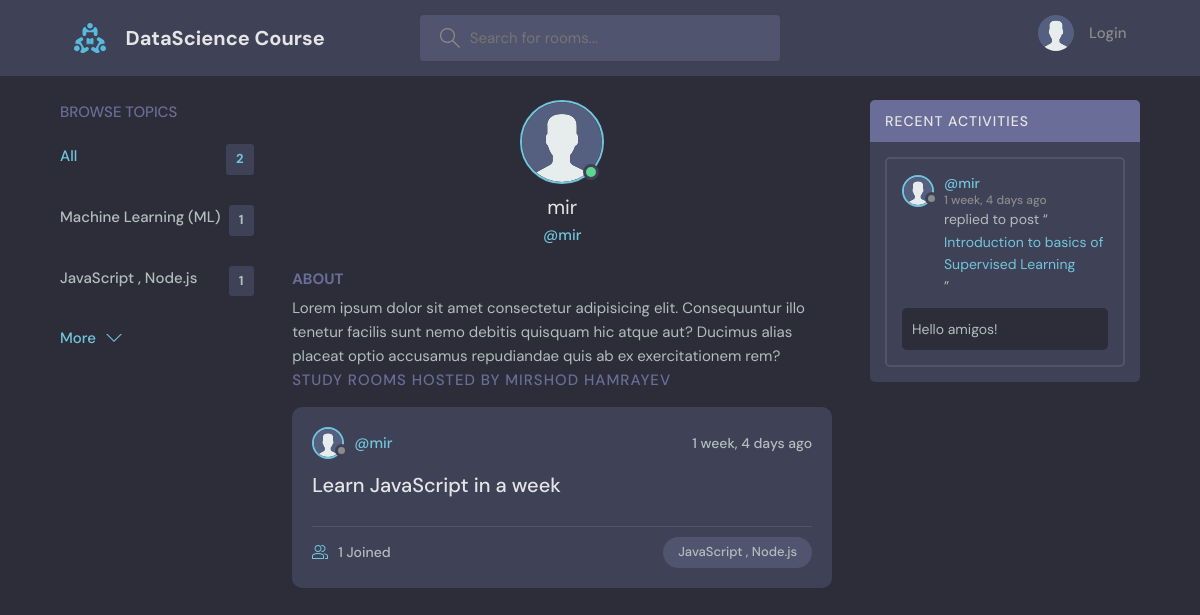
Screenshot of /profile/3/ with the database file from the repository.
### base/models.py (models this page shows, shortened)
class Topic(models.Model):
    name = models.CharField(max_length=200)

class User(AbstractUser):
    name = models.CharField(max_length=200,null=True,)
    email = models.EmailField(unique=True, max_length=200,null=True)
    bio = models.TextField(null=True)
    avatar = models.ImageField(null=True, default="avatar.svg")
    USERNAME_FIELD = 'email'
    REQUIRED_FIELDS = []

class Room(models.Model):
    host = models.ForeignKey(User,on_delete=models.SET_NULL,null=True)
    topic = models.ForeignKey(Topic,on_delete=models.SET_NULL,null=True)
    name = models.CharField(max_length=1000)
    description = models.TextField(null=True,blank=True)
    participants = models.ManyToManyField(User,related_name='participants',blank=True)
    updated = models.DateTimeField(auto_now=True)
    created = models.DateTimeField(auto_now_add=True)
    def __str__(self) -> str:
        return self.name
    class Meta:
        ordering = ['-updated','-created']

class Message(models.Model):
    user = models.ForeignKey(User, on_delete=CASCADE)
    room = models.ForeignKey(Room,on_delete=CASCADE)
    body = models.TextField()
    updated = models.DateTimeField(auto_now=True)
    created = models.DateTimeField(auto_now_add=True)
    class Meta:
        ordering = ['-updated','-created']

### base/views.py (the view)
# urls.py: path('profile/<str:pk>/',views.userProfile,name="user-profile"),
def userProfile(request,pk):
    user = User.objects.get(id=pk)
    rooms = user.room_set.all()
    room_messages = user.message_set.all()
    topics = Topic.objects.all()
    context ={'user':user,'rooms':rooms,'room_messages':room_messages,
              'topics':topics}
    return render(request,'base/profile.html',context)

### base/templates/base/profile.html (shortened to what this page needs)
{%extends 'main.html'%}
{% block content %}
  <main class="profile-page layout layout--3">
    <div class="container">
      {%include 'base/topics_components.html' %}
      <div class="roomList">
        <div class="#">
          <div class="profile__avatar">
            <div class="avatar avatar--large active">
              <img src="{{user.avatar.url}}" />
            </div>
          </div>
          <div class="profile__info">
            <h3>{{user.username}}</h3>
            <p>@{{user.username}}</p>
          </div>
          <div class="profile__about">
            <h3>About</h3>
            <p>
              Lorem ipsum dolor sit amet consectetur adipisicing elit. Consequuntur illo tenetur
              facilis sunt nemo debitis quisquam hic atque aut? Ducimus alias placeat optio
              accusamus repudiandae quis ab ex exercitationem rem?
            </p>
          </div>
        </div>
        <div class="roomList__header">
          <div>
            <h2>Study Rooms Hosted by Mirshod Hamrayev</a>
            </h2>
          </div>
        </div>
        {%include 'base/feed_component.html' %}
      </div>
      {%include 'base/activity_component.html' %}
    </div>
  </main>
  {%endblock content%}

### templates/main.html (shortened to what this page needs)
<!DOCTYPE html>
{% load static %}
<html lang="en">
  <head>
    <link rel="stylesheet" href="{% static 'styles/style.css'%}" />
  </head>
  <body>
    {% include 'navbar.html'%}
    {% block content %}
    {% endblock %}
  </body>
</html>

### templates/navbar.html (shortened to what this page needs)
{% load static %}
<header class="header header--loggedIn">
    <div class="container">
      <a href="{% url 'home'%}" class="header__logo">
        <img src="{% static 'images/logo.svg'%}" />
        <h1>DataScience Course</h1>
      </a>
      <form class="header__search" method="GET" action = "{% url 'home'%}" >
        <label>
          <input name ='q' placeholder="Search for rooms..." />
        </label>
      </form>
      <nav class="header__menu">
        {% if request.user.is_authenticated %}
        <div class="header__user">
          <a href="{% url 'update-user'%}">
            <div class="avatar avatar--medium active">
              <img src="{{request.user.avatar.url}}" />
            </div>
            <p>{{request.user.username}}<span>@{{request.user.username}}</span></p>
          </a>
          <button class="dropdown-button">
            <svg version="1.1" xmlns="http://www.w3.org/2000/svg" width="32" height="32" viewBox="0 0 32 32">
              <title>chevron-down</title>
              <path d="M16 21l-13-13h-3l16 16 16-16h-3l-13 13z"></path>
            </svg>
          </button>
        </div>
        {%else%}
        <a href="{%url 'login'%}">
          <img src="{% static 'images/avatar.svg'%}" />
          <p>Login</p>
        </a>
        {%endif%}
      </nav>
    </div>
  </header>

### base/templates/base/topics_components.html
<div class="topics">
    <div class="topics__header">
      <h2>Browse Topics</h2>
    </div>
    <ul class="topics__list">
      <li>
        <a href="{% url 'home'%}" class="active">All <span>{{topics.count}}</span></a>
      </li>
      {% for topic in topics%}
      <li>
        <a href="{%url 'home' %}?q={{topic.name}}">{{topic.name}}<span>{{topic.room_set.all.count}}</span></a>
      </li>
      {%endfor%}
    </ul>
    <a class="btn btn--link" href="{% url 'topics'%}">
      More
      <svg version="1.1" xmlns="http://www.w3.org/2000/svg" width="32" height="32" viewBox="0 0 32 32">
        <title>chevron-down</title>
        <path d="M16 21l-13-13h-3l16 16 16-16h-3l-13 13z"></path>
      </svg>
    </a>
  </div>

### base/templates/base/feed_component.html (shortened to what this page needs)
{%for room in rooms%}
<div class="roomListRoom">
    <div class="roomListRoom__header">
      <a href="{% url 'user-profile' room.host.id%}" class="roomListRoom__author">
        <div class="avatar avatar--small">
          <img src="{{room.host.avatar.url}}" />
        </div>
        <span>@{{room.host.username}}</span>
      </a>
      <div class="roomListRoom__actions">
        <span>{{room.created|timesince}} ago</span>
      </div>
    </div>
    <div class="roomListRoom__content">
      <a href="{%url 'room' room.id%}">{{room.name}}</a>
    </div>
    <div class="roomListRoom__meta">
      <a href="{%url 'room' room.id%}" class="roomListRoom__joined">
        {{room.participants.all.count}} Joined
      </a>
      <p class="roomListRoom__topic">{{room.topic.name}}</p>
    </div>
  </div>
{%endfor%}

### base/templates/base/activity_component.html (shortened to what this page needs)
<div class="activities">
  <div class="activities__header">
    <h2>Recent Activities</h2>
  </div>
  {%for message in room_messages%}
  <div class="activities__box">
    <div class="activities__boxHeader roomListRoom__header">
      <a href="{% url 'user-profile' message.user.id%}" class="roomListRoom__author">
        <div class="avatar avatar--small">
          <img src="{{message.user.avatar.url}}" />
        </div>
        <p>
          @{{message.user.username}}
          <span>{{message.created|timesince}} ago</span>
        </p>
      </a>
    </div>
    <div class="activities__boxContent">
      <p>replied to post “<a href="{%url 'room' message.room.id%}">{{message.room}}</a>”</p>
      <div class="activities__boxRoomContent">
        {{message.body}}
      </div>
    </div>
  </div>
  {%endfor%}
</div>

### rows the page displays
Topic: name "Machine Learning (ML)", room_set.all.count "1"
Topic: name "JavaScript , Node.js", room_set.all.count "1"
User: avatar (placeholder picture), username "mir"
Room: host.avatar (placeholder picture), host.username "mir", created "1 week, 4 days", name "Learn JavaScript in a week", participants.all.count "1", topic.name "JavaScript , Node.js"
Message: user.avatar (placeholder picture), user.username "mir", created "1 week, 4 days", room "Introduction to basics of Supervised Learning", body "Hello amigos!"

### other values shown
{{ topics.count }} "2"
